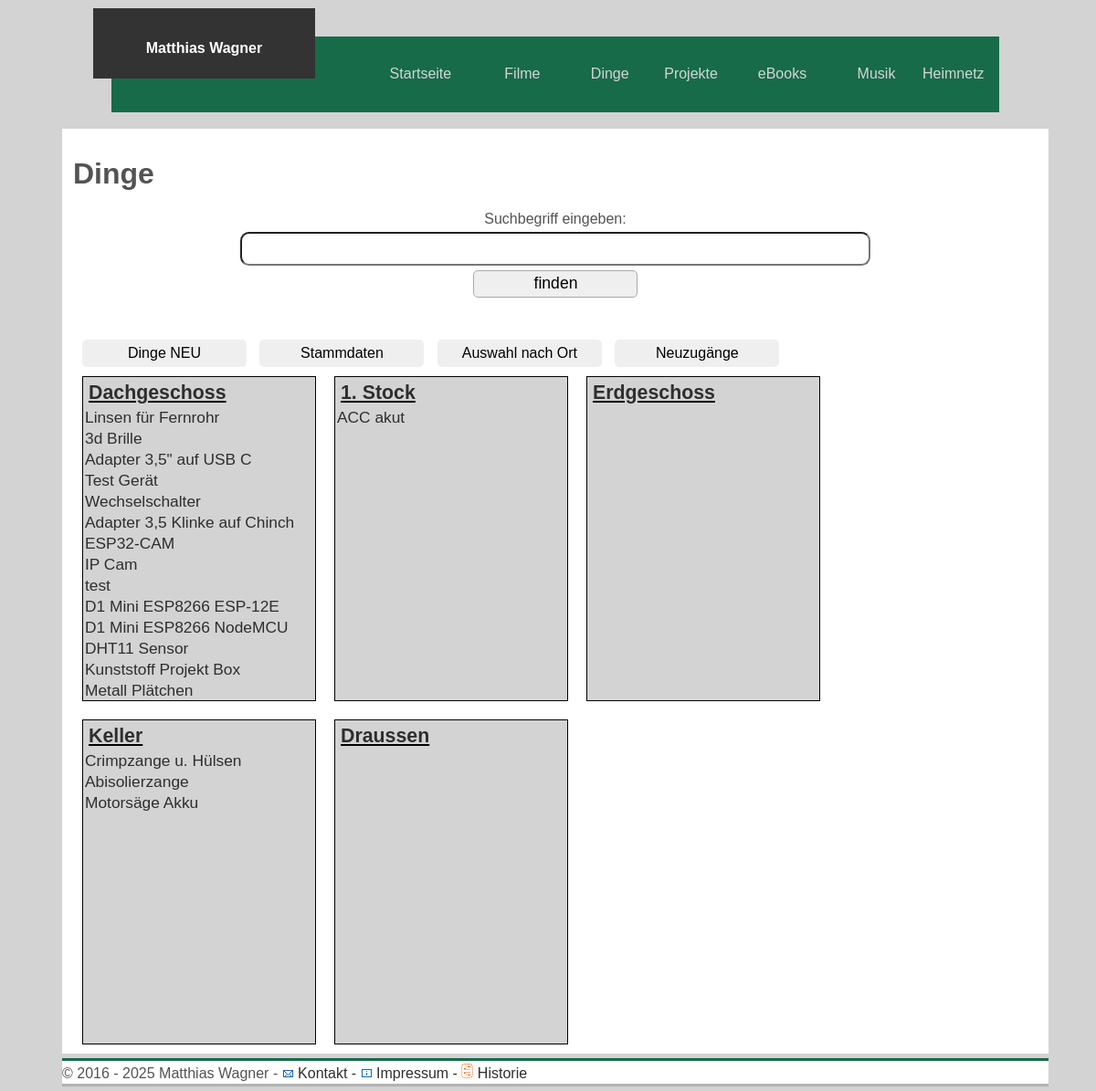
The page /dinge/dinge.php on the database its author committed.
### tables this page shows
CREATE TABLE `tab_dinge` (
  `id` mediumint(9) NOT NULL AUTO_INCREMENT,
  `name_dinge` varchar(50) NOT NULL,
  `beschreibung_dinge` text NOT NULL,
  `typ` varchar(20) NOT NULL,
  `datum` datetime NOT NULL DEFAULT current_timestamp(),
  `besitzer` varchar(20) NOT NULL,
  `fs_ort` int(11) NOT NULL,
  PRIMARY KEY (`id`),
  KEY `fs_kiste` (`fs_ort`) USING BTREE,
  CONSTRAINT `tab_dinge_ibfk_1` FOREIGN KEY (`fs_ort`) REFERENCES `tab_ort` (`id_ort`)
);

### dinge/dinge.php (the view, shortened to what this page needs)
<!doctype html>
<html lang=de>
<head>
  <link rel='stylesheet' href='../dinge_formate.css' type='text/css'>
</head>
<body>
<header>
  <?php
     include "../header.php";
  ?>
</header>
<main>
<h1>Dinge</h1>
<center>Suchbegriff eingeben:</center>
<center>
  <div id = "suche">
  <form method='post' action="dinge_suchen_in.php?i=3">
  <input id='suche' name='suche' value='<?php echo $_POST['suche'];?>'>
  <button id = "buttons_suche">finden</button>
  </center>
  <br><br>
  <form method='post'>
  <input id = "buttons_film" type="Submit" name="" formaction="dinge_formular.php" value="Dinge NEU">
  <input id = "buttons_film" type="Submit" name="" formaction="dinge_stammdaten.php" value="Stammdaten">
  <input id = "buttons_film" type="Submit" name="" formaction="dinge_auswahl_filtern_ort.php?ID=1" value="Auswahl nach Ort">
  <input id = "buttons_film" type="Submit" name="" formaction="dinge_neuzugang.php" value="Neuzugänge">
 </form>
<?php
include "dinge_verbinden.php";
function ausgabe($erg,$ids) {
  while($data = $erg->fetch()) {
    $id=$data['id'];
    if ($ids == $data['id_stockwerk']) {
      if ($z < 15) {
        echo '<a href=dinge_formular.php?ID='.$id.'>'. $data['name_dinge'] . '</a>';
        echo '<br>';
        ++$z;
      }
    }
  }
}
$erg = $pdo->prepare("SELECT * FROM tab_dinge
LEFT JOIN tab_ort ON tab_dinge.fs_ort = tab_ort.id_ort
LEFT JOIN tab_regal ON tab_ort.fs_regal = tab_regal.id_regal
LEFT JOIN tab_zimmer ON tab_regal.fs_zimmer = tab_zimmer.id_zimmer
LEFT JOIN tab_stockwerk ON tab_zimmer.fs_stockwerk = tab_stockwerk.id_stockwerk
ORDER BY id DESC");
?>
<div class="flex-container">
  <div>
    <h5><a href="dinge_zimmer.php?i=6" title="Dachgeschoss"> Dachgeschoss</a></h5>
    <?php
    $result = $erg->execute();
    ausgabe($erg,1);
    ?>
  </div>
  <div>
    <h5><a href="dinge_zimmer.php?i=6" title="1. Stock"> 1. Stock</a></h5>
    <?php
    $result = $erg->execute();
    ?>
  </div>
  <div>
    <h5><a href="dinge_zimmer.php?i=6" title="Erdgeschoss"> Erdgeschoss</a></h5>
    <?php
    $result = $erg->execute();
    ?>
  </div>
  <div>
    <h5><a href="dinge_zimmer.php?i=6" title="Keller"> Keller</a></h5>
    <?php
     $result = $erg->execute();
    ?>
  </div>
  <div>
    <h5><a href="dinge_zimmer.php?i=6" title="Draussen"> Draussen</a></h5>
  </div>
</div>
</main>
</body>
</html>
<?php
include "footer.php";
?>

### dinge_formate.css (style rules this page uses)
#suche { padding: 5px; width: 80%; border-radius: 0.5em; font-size: 1.1em; transition: width 0.5s ease-in-out; margin-bottom: 5px; }
#buttons_suche { margin-left: 1px; width: 180px; height: 30px; font-size: 1.0em; border: 1px solid #aaa; border-radius: 5px; display: inline; }
#buttons_film { margin-left: 10px; width: 180px; height: 30px; font-size: 100%; border: 1px; border-radius: 5px; display: inline; }
.flex-container { display: flex; background-color: white; height: 100%; width: 100%; border: 0px solid black; margin: 0; flex-wrap: wrap; }
.flex-container > div { height: 350px; width: 250px; background-color: lightgrey; margin: 10px; padding: 2px; border: 1px solid black; font-size: 13pt; line-height: 23px; white-space: nowrap; overflow: hidden; text-overflow: ellipsis; }
h5 { color: black; font-size: 16pt; margin: 3pt; text-decoration: underline; }
header { display: block; width: 90%; margin: auto; margin-top: 40px; }
body { width: 100%; font-size: 1.0em; color: #535353; background-color: lightgrey; font-family: Arial, Helvetica, sans-serif; text-decoration: none; }
main { width: 88%; margin: auto; margin-top: 55px; background: white; padding-top: 10px; padding-left: 1%; padding-right: 1%; }
a { text-decoration: none; color: #2E2E2E; }

### rows shown on the page
tab_dinge: name_dinge "Linsen für Fernrohr"
tab_dinge: name_dinge "3d Brille"
tab_dinge: name_dinge "Adapter 3,5\" auf USB C"
tab_dinge: name_dinge "Test Gerät"
tab_dinge: name_dinge "Wechselschalter"
tab_dinge: name_dinge "Adapter 3,5 Klinke auf Chinch"
tab_dinge: name_dinge "ESP32-CAM"
tab_dinge: name_dinge "IP Cam"
tab_dinge: name_dinge "test"
tab_dinge: name_dinge "D1 Mini ESP8266 ESP-12E"
tab_dinge: name_dinge "D1 Mini ESP8266 NodeMCU"
tab_dinge: name_dinge "DHT11 Sensor"
tab_dinge: name_dinge "Kunststoff Projekt Box"
tab_dinge: name_dinge "Metall Plätchen"
tab_dinge: name_dinge "ACC akut"
tab_dinge: name_dinge "Crimpzange u. Hülsen"
tab_dinge: name_dinge "Abisolierzange"
tab_dinge: name_dinge "Motorsäge Akku"
